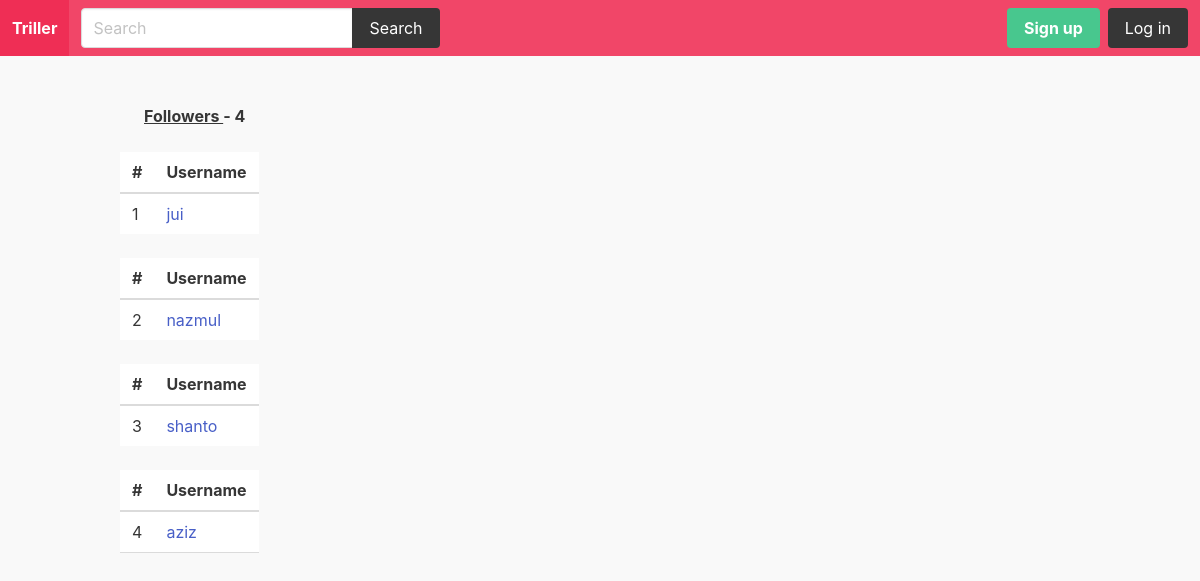
Screenshot of /u/sohanur/followers/ with the database file from the repository.
### oinkerprofile/models.py (models this page shows)
class OinkerProfile(models.Model):
    user = models.OneToOneField(User, on_delete=models.CASCADE)
    follows = models.ManyToManyField('self', related_name='followed_by', symmetrical=False)
    avatar = models.ImageField(upload_to= 'static/images/', blank=True, null=True, default = 'avatar-2.jpg')

### oinkerprofile/views.py (the view)
# urls.py: path('u/<str:username>/followers/', followers, name ='followers'),
def followers(request, username):
    user = get_object_or_404(User, username=username)
    return render(request, 'oinkerprofile/followers.html', {'user': user})

### templates/oinkerprofile/followers.html (shortened to what this page needs)
{% extends 'core/base.html' %}
{% load humanize %}
{% block content %}
    <div class="container">
        <div class="columns">
            <div class="column is-12">
                <strong><p class="ml-5"><u> Followers </u>- {{ user.oinkerprofile.followed_by.count }}</p></strong>
            </div>
        </div>
        <div class="columns">
            <div class="column is-8">
                {% for oinker in user.oinkerprofile.followed_by.all %}
                <table class="table table-searchable table-striped table-bordered table-hover table-responsive">
                    <thead>
                      <tr>
                        <th>#</th>
                        <th>Username</th>
                    </tr>
                </thead>
                <tbody>
                  <tr>
                    <td>{{forloop.counter}}</td>
                    <td><a href="{% url 'oinkerprofile' oinker.user.username %}">{{ oinker.user.username }}</a></td>
            </tr>
                {% empty %}
                {% if request.user == user %}
                 <p>Sorry, you don't have any followers!</p>
                {% else %}
                <p>{{user.username}} doesn't have any followers!</p>
                {% endif %}
                {% endfor %}
    </div>
{% endblock %}

### static/css/main.css (style rules this page uses)
body { background: #f9f9f9; }

### rows the page displays
OinkerProfile: user.username "jui"
OinkerProfile: user.username "nazmul"
OinkerProfile: user.username "shanto"
OinkerProfile: user.username "aziz"

### other values shown
{{ user.oinkerprofile.followed_by.count }} "4"
